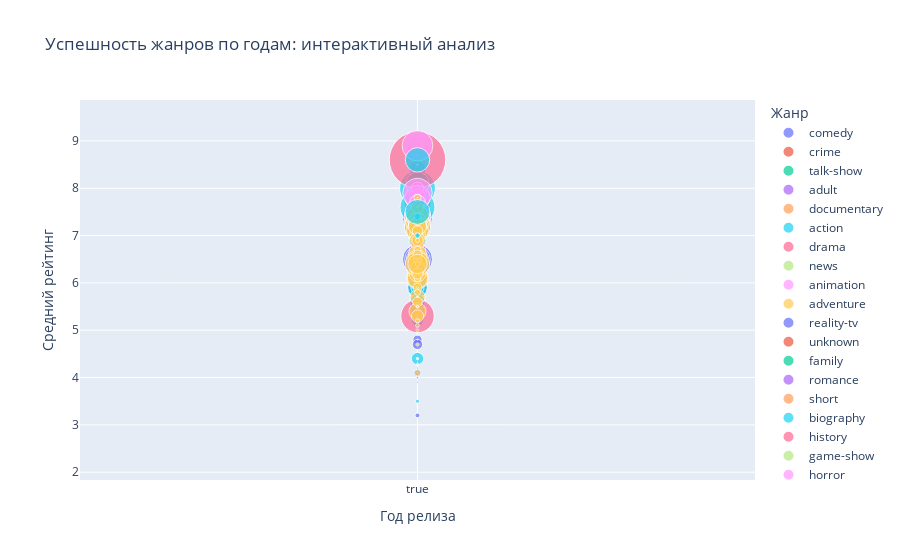

Notebook source saved alongside this figure:
### Code cell
df['release year'] = pd.to_numeric(df['release year'], errors='coerce')
df['averageRating'] = pd.to_numeric(df['averageRating'], errors='coerce')
df['numVotes'] = pd.to_numeric(df['numVotes'], errors='coerce')

# Для красоты: показываем только топ-1 жанр (если их несколько через запятую)
df['main_genre'] = df['genres'].str.split(',').str[0]

fig = px.scatter(
    df,
    x='release year',
    y='averageRating',
    size='numVotes',
    color='main_genre',
    hover_name='primaryTitle',
    title='Успешность жанров по годам: интерактивный анализ',
    labels={
        'release year': 'Год релиза',
        'averageRating': 'Средний рейтинг',
        'numVotes': 'Число голосов',
        'main_genre': 'Жанр'
    },
    size_max=40,
    opacity=0.7
)

fig.update_layout(legend_title_text='Жанр', xaxis=dict(dtick=1))
fig.show()

### Figure 1 — Plotly figure (JSON) as saved in the notebook; plotly's stock layout.template omitted (floating-point values rounded to 4 significant figures)
{"data": [{"hovertemplate": "<b>%{hovertext}</b><br><br>Жанр=comedy<br>Год релиза=%{x}<br>Средний рейтинг=%{y}<br>Число голосов=%{marker.size}<extra></extra>", "hovertext": ["white chicks", "prison break", "once upon a time", "the 100", "narcos", "fearless", "santa clarita diet", "girlboss", "sandy wexler", "new girl", "love", "stranger things", "meet the blacks", "kevin hart: what now?", "don't trust the b---- in apartment 23", "friends with benefits", "friends with benefits", "5 to 7", "lovesick", "flaked", "master of none", "cooper barrett's guide to surviving life", "life in pieces", "easy", "no tomorrow", "win it all", "amy schumer: the leather special", "louis c.k. 2017", "dave chappelle", "almost adults", "the brothers", "come fly with me", "brickleberry", "dope", "november rule", "haters back off", "crazyhead", "little boxes", "deidra & laney rob a train", "hurricane bianca", "lazy eye", "the wedding party", "the wedding party", "nancy drew", "the carrie diaries", "the angriest man in brooklyn", "one day at a time", "better off single", "the matchbreaker", "the waterboy", "10 things i hate about you", "grease", "how to lose a guy in 10 days", "the benchwarmers", "high school musical 2", "coraline", "hannah montana: the movie", "hannah montana: the movie", "hannah montana: the movie", "starstruck", "mean girls 2", "fuller house", "gilmore girls: a year in the life", "the wedding planner", "high school musical", "magic mike", "bloodline", "the crown", "the returned", "luther", "last man standing", "touch", "teenage mutant ninja turtles", "bunks", "the jungle book", "ratchet and clank", "the little rascals", "flubber", "flubber", "tarzan", "lilo & stitch", "alice through the looking glass", "annie", "minions", "worms", "harry and the hendersons", "air bud: world pup", "blank check", "heavyweights", "air bud: spikes back", "d2: the mighty ducks", "dr. dolittle: tail to the chief", "step dogs", "pup star"], "legendgroup": "comedy", "marker": {"color": "#636efa", "opacity": 0.7, "size": [179807, 202, 6, 7, 6, 29, 80485, 20385, 19719, 6, 6, 6, 38279, 10143, 41766, 3545, 410417, 21958, 6, 12882, 77735, 1668, 18304, 15847, 5480, 10439, 10795, 11080, 3164, 3213, 5244, 10500, 6, 6, 913, 6, 5623, 2263, 2139, 7090, 2111, 236, 6, 22074, 29472, 24770, 19261, 877, 2950, 186222, 422179, 316038, 300403, 56849, 69480, 16, 47508, 6, 79, 18521, 26774, 30486, 47989, 90420, 101565, 150502, 6, 6, 6, 12, 7, 6, 132, 969, 6, 19, 59431, 97692, 6, 6, 6, 6, 51729, 6, 6, 39552, 3499, 23238, 32185, 2291, 44551, 3022, 617, 572], "sizemode": "area", "sizeref": 910.4, "symbol": "circle"}, "mode": "markers", "name": "comedy", "orientation": "v", "showlegend": true, "type": "scatter", "x": [true, true, true, true, true, true, true, true, true, true, true, true, true, true, true, true, true, true, true, true, true, true, true, true, true, true, true, true, true, true, true, true, true, true, true, true, true, true, true, true, true, true, true, true, true, true, true, true, true, true, true, true, true, true, true, true, true, true, true, true, true, true, true, true, true, true, true, true, true, true, true, true, true, true, true, true, true, true, true, true, true, true, true, true, true, true, true, true, true, true, true, true, true, true], "xaxis": "x", "y": [5.9, 8.0, 7.8, 7.6, 7.8, 6.1, 7.8, 7.0, 5.2, 7.8, 7.8, 7.8, 4.8, 6.0, 7.3, 6.5, 6.5, 7.1, 7.8, 7.2, 8.2, 6.3, 8.0, 6.9, 7.2, 6.2, 3.2, 7.6, 8.6, 5.6, 6.3, 7.5, 7.8, 7.8, 5.3, 7.8, 7.2, 5.9, 6.0, 5.9, 6.4, 4.9, 8.5, 5.9, 7.0, 5.7, 8.1, 4.4, 5.6, 6.2, 7.4, 7.2, 6.5, 5.6, 5.3, 5.1, 4.7, 7.8, 5.2, 6.1, 4.1, 6.7, 7.5, 5.4, 5.6, 6.1, 7.8, 7.8, 7.8, 7.1, 6.8, 7.8, 7.1, 5.3, 7.8, 6.8, 6.3, 5.3, 7.8, 7.8, 7.8, 7.8, 6.6, 7.8, 7.8, 6.1, 4.5, 5.3, 6.6, 4.0, 6.1, 3.9, 4.5, 4.4], "yaxis": "y"}, {"hovertemplate": "<b>%{hovertext}</b><br><br>Жанр=crime<br>Год релиза=%{x}<br>Средний рейтинг=%{y}<br>Число голосов=%{marker.size}<extra></extra>", "hovertext": ["lucky number slevin", "sherlock", "death note", "white girl", "ingobernable", "only for one night", "no tomorrow", "bordertown", "honeytrap", "step up", "house of cards", "the killing", "bloodline", "hap and leonard", "rosewood"], "legendgroup": "crime", "marker": {"color": "#EF553B", "opacity": 0.7, "size": [333426, 86, 32742, 12218, 3584, 822, 90, 12895, 860, 131010, 23, 6, 28, 8557, 9501], "sizemode": "area", "sizeref": 910.4, "symbol": "circle"}, "mode": "markers", "name": "crime", "orientation": "v", "showlegend": true, "type": "scatter", "x": [true, true, true, true, true, true, true, true, true, true, true, true, true, true, true], "xaxis": "x", "y": [7.7, 7.6, 7.5, 5.7, 7.0, 4.4, 6.3, 7.6, 5.9, 6.5, 9.0, 7.8, 8.2, 7.6, 6.7], "yaxis": "y"}, {"hovertemplate": "<b>%{hovertext}</b><br><br>Жанр=talk-show<br>Год релиза=%{x}<br>Средний рейтинг=%{y}<br>Число голосов=%{marker.size}<extra></extra>", "hovertext": ["how i met your mother", "pretty little liars", "the flash", "glee", "zootopia", "meet the blacks", "finding dory", "friends with benefits", "unbreakable kimmy schmidt", "the carmichael show", "hart of dixie", "fuller house", "the wedding planner", "blow", "magic mike", "skin wars", "the blacklist", "the angry birds movie", "the secret life of pets", "hotel transylvania 2", "the bfg", "the road to el dorado", "the little engine that could", "kronk's new groove"], "legendgroup": "talk-show", "marker": {"color": "#00cc96", "opacity": 0.7, "size": [69, 6, 6, 6, 6, 6, 6, 6, 6, 6, 6, 6, 6, 6, 6, 6, 11, 6, 6, 6, 6, 6, 6, 6], "sizemode": "area", "sizeref": 910.4, "symbol": "circle"}, "mode": "markers", "name": "talk-show", "orientation": "v", "showlegend": true, "type": "scatter", "x": [true, true, true, true, true, true, true, true, true, true, true, true, true, true, true, true, true, true, true, true, true, true, true, true], "xaxis": "x", "y": [8.6, 7.8, 7.8, 7.8, 7.8, 7.8, 7.8, 7.8, 7.8, 7.8, 7.8, 7.8, 7.8, 7.8, 7.8, 7.8, 8.6, 7.8, 7.8, 7.8, 7.8, 7.8, 7.8, 7.8], "yaxis": "y"}, {"hovertemplate": "<b>%{hovertext}</b><br><br>Жанр=adult<br>Год релиза=%{x}<br>Средний рейтинг=%{y}<br>Число голосов=%{marker.size}<extra></extra>", "hovertext": ["supernatural", "friends with benefits", "friends with benefits", "chef's table", "private practice", "lost", "leverage"], "legendgroup": "adult", "marker": {"color": "#ab63fa", "opacity": 0.7, "size": [6, 8, 6, 6, 6, 23, 37], "sizemode": "area", "sizeref": 910.4, "symbol": "circle"}, "mode": "markers", "name": "adult", "orientation": "v", "showlegend": true, "type": "scatter", "x": [true, true, true, true, true, true, true], "xaxis": "x", "y": [7.8, 5.3, 7.8, 7.8, 7.8, 7.1, 2.9], "yaxis": "y"}, {"hovertemplate": "<b>%{hovertext}</b><br><br>Жанр=documentary<br>Год релиза=%{x}<br>Средний рейтинг=%{y}<br>Число голосов=%{marker.size}<extra></extra>", "hovertext": ["supernatural", "arrow", "fearless", "city of god: 10 years later", "how to get away with murder", "love", "kevin hart: what now?", "abstract: the art of design", "hot girls wanted: turned on", "bordertown", "parenthood", "the great gilly hopkins", "heartland", "safe haven", "safe haven", "the night shift", "the night shift", "revenge", "the tudors", "london has fallen", "the fall", "scooby-doo", "bee movie", "kung fu panda", "the little prince", "secret of the wings", "atlantis: the lost empire", "precious puppies", "beary tales"], "legendgroup": "documentary", "marker": {"color": "#FFA15A", "opacity": 0.7, "size": [6, 97, 358, 1562, 15, 6, 6, 6091, 2449, 6, 109, 6, 6, 6, 6, 12, 6, 6, 10, 6, 6, 23, 6, 6, 5, 6, 6, 81, 92], "sizemode": "area", "sizeref": 910.4, "symbol": "circle"}, "mode": "markers", "name": "documentary", "orientation": "v", "showlegend": true, "type": "scatter", "x": [true, true, true, true, true, true, true, true, true, true, true, true, true, true, true, true, true, true, true, true, true, true, true, true, true, true, true, true, true], "xaxis": "x", "y": [7.8, 9.1, 7.1, 6.4, 7.9, 7.8, 7.8, 8.3, 6.6, 7.8, 8.8, 7.8, 7.8, 7.8, 7.8, 8.0, 7.8, 7.8, 8.4, 7.8, 7.8, 3.8, 7.8, 7.8, 8.0, 7.8, 7.8, 6.1, 8.2], "yaxis": "y"}, {"hovertemplate": "<b>%{hovertext}</b><br><br>Жанр=action<br>Год релиза=%{x}<br>Средний рейтинг=%{y}<br>Число голосов=%{marker.size}<extra></extra>", "hovertext": ["breaking bad", "the walking dead", "the do-over", "3%", "sand castle", "pandora", "pandora", "zootopia", "pete's dragon", "the life aquatic with steve zissou", "the brothers", "kubo and the two strings", "twilight", "coraline", "revenge", "home", "london has fallen", "american odyssey", "teenage mutant ninja turtles", "star wars: the clone wars", "star wars: the clone wars", "the super mario bros. super show!", "power rangers zeo", "transformers prime beast hunters: predacons rising", "kong: king of the apes", "marvel super hero adventures: frost fight!", "slugterra: slug fu showdown", "lego dc comics: batman be-leaguered", "power rangers dino charge", "the jungle book", "the angry birds movie", "the iron giant", "beyblade: metal fusion", "ninja turtles: the next mutation", "power rangers super megaforce", "lego bionicle: the journey to one", "buddy thunderstruck", "the deep", "skylanders academy", "tarzan", "the pacifier", "kung fu panda", "kung fu panda", "lab rats", "kung fu panda 3", "spy kids 3: game over", "lego jurassic world: the indominus escape", "cats & dogs", "atlantis: the lost empire", "atlantis: milo's return", "underdogs", "inspector gadget 2"], "legendgroup": "action", "marker": {"color": "#19d3f3", "opacity": 0.7, "size": [6, 404, 54317, 29378, 29302, 6, 9199, 583345, 63183, 216884, 51, 143266, 6, 2537, 6, 6, 176136, 6382, 387, 134178, 77722, 5168, 3369, 2172, 418, 1059, 186, 1711, 1953, 300014, 111580, 246515, 2915, 1895, 58, 254, 569, 1001, 1136, 815, 104258, 553985, 492, 6, 205966, 69252, 1123, 64347, 142314, 12108, 5, 7510], "sizemode": "area", "sizeref": 910.4, "symbol": "circle"}, "mode": "markers", "name": "action", "orientation": "v", "showlegend": true, "type": "scatter", "x": [true, true, true, true, true, true, true, true, true, true, true, true, true, true, true, true, true, true, true, true, true, true, true, true, true, true, true, true, true, true, true, true, true, true, true, true, true, true, true, true, true, true, true, true, true, true, true, true, true, true, true, true], "xaxis": "x", "y": [7.8, 8.1, 5.7, 7.3, 6.3, 7.8, 6.7, 8.0, 6.7, 7.2, 7.5, 7.7, 9.4, 7.6, 7.8, 7.8, 5.9, 7.3, 6.5, 8.4, 5.9, 6.3, 6.5, 7.5, 5.7, 5.1, 6.8, 6.4, 6.5, 7.3, 6.3, 8.1, 6.8, 4.3, 5.8, 5.3, 7.7, 7.8, 6.7, 7.3, 5.6, 7.6, 7.1, 7.8, 7.1, 4.4, 5.7, 5.2, 6.9, 5.0, 8.6, 3.5], "yaxis": "y"}, {"hovertemplate": "<b>%{hovertext}</b><br><br>Жанр=drama<br>Год релиза=%{x}<br>Средний рейтинг=%{y}<br>Число голосов=%{marker.size}<extra></extra>", "hovertext": ["once upon a time", "the hunter", "scream", "fearless", "fearless", "hyena road", "13 reasons why", "13 reasons why", "love", "love", "the oa", "stranger things", "the discovery", "the discovery", "lovesick", "greenleaf", "like cotton twines", "boy bye", "life unexpected", "twilight", "twilight", "heartland", "safe haven", "the night shift", "reign", "revenge", "revenge", "scandal", "trouble with the curve", "home", "lost", "lost", "unconditional", "unconditional", "bloodline", "kurt seyit & sura", "the returned", "the girl in the book", "luther", "touch", "touch", "touch", "crossing lines", "the honorable woman", "rosewood", "limitless", "travelers", "travelers", "jessie", "the little prince", "underdogs", "dolphin tale"], "legendgroup": "drama", "marker": {"color": "#FF6692", "opacity": 0.7, "size": [6, 150, 6, 6, 6, 9638, 329942, 6, 5, 6, 122715, 1456662, 38776, 6, 321, 6394, 80, 439, 15826, 509285, 65, 6, 119284, 6, 26, 708, 6, 6, 70744, 6, 799, 6, 6, 6, 6, 4692, 12331, 4779, 6, 43758, 5, 18, 292, 11881, 6, 6, 2061, 69236, 6, 6, 1234, 26339], "sizemode": "area", "sizeref": 910.4, "symbol": "circle"}, "mode": "markers", "name": "drama", "orientation": "v", "showlegend": true, "type": "scatter", "x": [true, true, true, true, true, true, true, true, true, true, true, true, true, true, true, true, true, true, true, true, true, true, true, true, true, true, true, true, true, true, true, true, true, true, true, true, true, true, true, true, true, true, true, true, true, true, true, true, true, true, true, true], "xaxis": "x", "y": [7.8, 5.8, 7.8, 7.8, 7.8, 6.5, 7.4, 7.8, 8.0, 7.8, 7.8, 8.6, 6.2, 7.8, 4.8, 7.5, 7.8, 5.2, 7.5, 5.3, 7.2, 7.8, 6.7, 7.8, 7.0, 5.7, 7.8, 7.8, 6.8, 7.8, 7.6, 7.8, 7.8, 7.8, 7.8, 7.2, 7.0, 6.1, 7.8, 7.3, 6.6, 6.7, 6.6, 7.9, 7.8, 7.8, 8.1, 8.0, 7.8, 7.8, 5.8, 6.8], "yaxis": "y"}, {"hovertemplate": "<b>%{hovertext}</b><br><br>Жанр=news<br>Год релиза=%{x}<br>Средний рейтинг=%{y}<br>Число голосов=%{marker.size}<extra></extra>", "hovertext": ["once upon a time", "the originals", "marvel's luke cage", "scream", "friends", "bates motel", "pete's dragon", "kubo and the two strings", "trouble with the curve", "power rangers super megaforce", "pup star"], "legendgroup": "news", "marker": {"color": "#B6E880", "opacity": 0.7, "size": [6, 6, 6, 6, 6, 6, 6, 6, 6, 6, 6], "sizemode": "area", "sizeref": 910.4, "symbol": "circle"}, "mode": "markers", "name": "news", "orientation": "v", "showlegend": true, "type": "scatter", "x": [true, true, true, true, true, true, true, true, true, true, true], "xaxis": "x", "y": [7.8, 7.8, 7.8, 7.8, 7.8, 7.8, 7.8, 7.8, 7.8, 7.8, 7.8], "yaxis": "y"}, {"hovertemplate": "<b>%{hovertext}</b><br><br>Жанр=animation<br>Год релиза=%{x}<br>Средний рейтинг=%{y}<br>Число голосов=%{marker.size}<extra></extra>", "hovertext": ["death note", "the hunter", "black mirror", "friends", "sausage party", "the discovery", "skins", "bojack horseman", "bordertown", "baby daddy", "coraline", "charmed", "the crown", "the nightmare before christmas", "bob the builder", "mickey's twice upon a christmas", "little baby bum: nursery rhyme friends", "lilo & stitch 2: stitch has a glitch", "sid the science kid", "word party", "anastasia", "secret of the wings", "fantasia", "jetsons: the movie", "the gruffalo", "hatched", "recess: taking the fifth grade", "the very hungry caterpillar and other stories", "the little engine that could", "monster math squad", "care bears: welcome to care-a-lot", "clifford's puppy days", "zoobabu", "corpse bride"], "legendgroup": "animation", "marker": {"color": "#FF97FF", "opacity": 0.7, "size": [430456, 17, 6, 10, 6, 6, 118, 6, 3369, 7, 285409, 6, 6, 396362, 345, 6478, 57, 20189, 1054, 406, 1030, 15361, 108298, 5954, 8187, 92, 2490, 81, 450, 48, 212, 404, 17, 314888], "sizemode": "area", "sizeref": 910.4, "symbol": "circle"}, "mode": "markers", "name": "animation", "orientation": "v", "showlegend": true, "type": "scatter", "x": [true, true, true, true, true, true, true, true, true, true, true, true, true, true, true, true, true, true, true, true, true, true, true, true, true, true, true, true, true, true, true, true, true, true], "xaxis": "x", "y": [8.9, 7.0, 7.8, 6.2, 7.8, 7.8, 6.5, 7.8, 5.5, 8.7, 7.8, 7.8, 7.8, 7.9, 2.3, 6.4, 6.6, 6.2, 5.5, 5.5, 4.7, 7.0, 7.7, 5.5, 7.5, 5.8, 6.7, 7.5, 5.6, 6.3, 5.4, 6.6, 7.2, 7.4], "yaxis": "y"}, {"hovertemplate": "<b>%{hovertext}</b><br><br>Жанр=adventure<br>Год релиза=%{x}<br>Средний рейтинг=%{y}<br>Число голосов=%{marker.size}<extra></extra>", "hovertext": ["the hunter", "parks and recreation", "finding dory", "sausage party", "dope", "home", "scooby-doo", "scooby-doo", "chicken little", "we're back! a dinosaur's story", "oscar's oasis", "thomas & friends: king of the railway", "agent f.o.x.", "thunder and the house of magic", "the secret life of pets", "tad: the lost explorer", "tarzan", "the emperor's new groove", "the emperor's new groove", "lilo & stitch", "scooby-doo 2: monsters unleashed", "bee movie", "hotel transylvania 2", "open season: scared silly", "the land before time xiv: journey of the brave", "alice through the looking glass", "ask the storybots", "antz", "chicken run", "beverly hills chihuahua 3: viva la fiesta!", "paddington", "minions", "the little prince", "cool runnings", "homeward bound: the incredible journey", "anastasia", "curious george", "curious george", "curious george", "walt disney animation studios short films collection", "the bfg", "babe: pig in the city", "the prince of egypt", "paulie", "the road to el dorado", "an american tail", "pooh's grand adventure: the search for christopher robin", "ferngully 2: the magical rescue", "balto", "the brave little toaster goes to mars", "the brave little toaster to the rescue", "an american tail: the mystery of the night monster", "an american tail: fievel goes west", "the last unicorn", "brother bear 2", "the fox and the hound 2", "a monster in paris", "ernest & celestine", "jack and the cuckoo-clock heart", "axel: the biggest little hero", "the boxcar children", "pet pals in windland", "quackerz", "ferngully: the last rainforest", "the lizzie mcguire movie", "the hero of color city", "delhi safari", "ribbit", "worms", "atlantis: the lost empire", "tarzan & jane", "winnie the pooh: springtime with roo", "pooh's heffalump movie", "kronk's new groove", "underdogs", "yellowbird", "mr. magoo", "baby's day out", "honey, i shrunk the kids", "air buddies", "dolphin tale"], "legendgroup": "adventure", "marker": {"color": "#FECB52", "opacity": 0.7, "size": [42119, 11, 321224, 220284, 90732, 116969, 133552, 12, 105492, 16730, 981, 388, 303, 7706, 228314, 9544, 260404, 238976, 220, 232861, 69102, 189756, 153714, 4283, 1016, 129712, 1126, 168047, 219747, 2650, 148420, 274391, 69316, 118352, 53641, 142369, 18940, 4198, 47, 952, 96843, 36796, 155638, 16900, 114497, 60188, 7099, 1817, 50268, 1906, 1957, 1518, 29448, 31632, 21809, 6441, 23547, 23401, 7829, 159, 670, 92, 757, 35943, 43715, 791, 2086, 777, 237, 165, 7968, 2850, 8950, 17100, 10808, 1930, 16610, 58426, 172513, 4588, 6], "sizemode": "area", "sizeref": 910.4, "symbol": "circle"}, "mode": "markers", "name": "adventure", "orientation": "v", "showlegend": true, "type": "scatter", "x": [true, true, true, true, true, true, true, true, true, true, true, true, true, true, true, true, true, true, true, true, true, true, true, true, true, true, true, true, true, true, true, true, true, true, true, true, true, true, true, true, true, true, true, true, true, true, true, true, true, true, true, true, true, true, true, true, true, true, true, true, true, true, true, true, true, true, true, true, true, true, true, true, true, true, true, true, true, true, true, true, true], "xaxis": "x", "y": [6.7, 8.2, 7.2, 6.1, 7.2, 6.5, 5.4, 5.4, 5.7, 6.0, 7.3, 6.3, 3.1, 6.2, 6.5, 5.9, 7.3, 7.4, 7.5, 7.4, 5.3, 6.1, 6.6, 5.0, 5.7, 6.2, 8.5, 6.5, 7.1, 4.4, 7.3, 6.4, 7.6, 7.0, 7.0, 7.2, 6.5, 7.2, 6.3, 7.6, 6.3, 5.9, 7.2, 6.5, 6.9, 6.9, 7.0, 4.4, 7.1, 5.5, 6.1, 5.7, 6.5, 7.3, 6.1, 5.1, 6.7, 7.8, 6.9, 4.4, 6.5, 5.9, 4.3, 6.6, 5.6, 3.9, 5.5, 4.1, 4.8, 6.6, 5.2, 6.3, 6.4, 5.8, 6.4, 5.5, 4.1, 6.2, 6.4, 4.7, 7.8], "yaxis": "y"}, {"hovertemplate": "<b>%{hovertext}</b><br><br>Жанр=reality-tv<br>Год релиза=%{x}<br>Средний рейтинг=%{y}<br>Число голосов=%{marker.size}<extra></extra>", "hovertext": ["3%", "cheer squad", "the l word", "bitten", "chicken little", "jessie"], "legendgroup": "reality-tv", "marker": {"color": "#636efa", "opacity": 0.7, "size": [6, 180, 14, 6, 6, 6], "sizemode": "area", "sizeref": 910.4, "symbol": "circle"}, "mode": "markers", "name": "reality-tv", "orientation": "v", "showlegend": true, "type": "scatter", "x": [true, true, true, true, true, true], "xaxis": "x", "y": [7.8, 7.2, 5.3, 7.8, 7.8, 7.8], "yaxis": "y"}, {"hovertemplate": "<b>%{hovertext}</b><br><br>Жанр=unknown<br>Год релиза=%{x}<br>Средний рейтинг=%{y}<br>Число голосов=%{marker.size}<extra></extra>", "hovertext": ["pandora", "chelsea", "no tomorrow", "starstruck", "bloodline", "we're back! a dinosaur's story"], "legendgroup": "unknown", "marker": {"color": "#EF553B", "opacity": 0.7, "size": [6, 6, 6, 6, 6, 6], "sizemode": "area", "sizeref": 910.4, "symbol": "circle"}, "mode": "markers", "name": "unknown", "orientation": "v", "showlegend": true, "type": "scatter", "x": [true, true, true, true, true, true], "xaxis": "x", "y": [7.8, 7.8, 7.8, 7.8, 7.8, 7.8], "yaxis": "y"}, {"hovertemplate": "<b>%{hovertext}</b><br><br>Жанр=family<br>Год релиза=%{x}<br>Средний рейтинг=%{y}<br>Число голосов=%{marker.size}<extra></extra>", "hovertext": ["friends", "cars toons: mater's tall tales", "super buddies", "my animal friends", "flicka 2", "russell madness", "russell madness"], "legendgroup": "family", "marker": {"color": "#00cc96", "opacity": 0.7, "size": [6, 14, 2039, 6, 1891, 762, 6], "sizemode": "area", "sizeref": 910.4, "symbol": "circle"}, "mode": "markers", "name": "family", "orientation": "v", "showlegend": true, "type": "scatter", "x": [true, true, true, true, true, true, true], "xaxis": "x", "y": [7.8, 6.8, 4.2, 7.8, 5.9, 4.3, 7.8], "yaxis": "y"}, {"hovertemplate": "<b>%{hovertext}</b><br><br>Жанр=romance<br>Год релиза=%{x}<br>Средний рейтинг=%{y}<br>Число голосов=%{marker.size}<extra></extra>", "hovertext": ["love", "the deep"], "legendgroup": "romance", "marker": {"color": "#ab63fa", "opacity": 0.7, "size": [6, 6], "sizemode": "area", "sizeref": 910.4, "symbol": "circle"}, "mode": "markers", "name": "romance", "orientation": "v", "showlegend": true, "type": "scatter", "x": [true, true], "xaxis": "x", "y": [7.8, 7.8], "yaxis": "y"}, {"hovertemplate": "<b>%{hovertext}</b><br><br>Жанр=short<br>Год релиза=%{x}<br>Средний рейтинг=%{y}<br>Число голосов=%{marker.size}<extra></extra>", "hovertext": ["easy", "dope", "one day at a time", "home", "lost", "dexter"], "legendgroup": "short", "marker": {"color": "#FFA15A", "opacity": 0.7, "size": [6, 6, 6, 6, 16, 25], "sizemode": "area", "sizeref": 910.4, "symbol": "circle"}, "mode": "markers", "name": "short", "orientation": "v", "showlegend": true, "type": "scatter", "x": [true, true, true, true, true, true], "xaxis": "x", "y": [7.8, 7.8, 7.8, 7.8, 9.4, 5.9], "yaxis": "y"}, {"hovertemplate": "<b>%{hovertext}</b><br><br>Жанр=biography<br>Год релиза=%{x}<br>Средний рейтинг=%{y}<br>Число голосов=%{marker.size}<extra></extra>", "hovertext": ["queen of katwe", "blow", "home", "unconditional", "the crown", "the fall", "aquarius"], "legendgroup": "biography", "marker": {"color": "#19d3f3", "opacity": 0.7, "size": [19445, 282536, 6, 5050, 271285, 222, 13834], "sizemode": "area", "sizeref": 910.4, "symbol": "circle"}, "mode": "markers", "name": "biography", "orientation": "v", "showlegend": true, "type": "scatter", "x": [true, true, true, true, true, true, true], "xaxis": "x", "y": [7.4, 7.5, 7.8, 7.0, 8.6, 7.8, 7.0], "yaxis": "y"}, {"hovertemplate": "<b>%{hovertext}</b><br><br>Жанр=history<br>Год релиза=%{x}<br>Средний рейтинг=%{y}<br>Число голосов=%{marker.size}<extra></extra>", "hovertext": ["one day at a time"], "legendgroup": "history", "marker": {"color": "#FF6692", "opacity": 0.7, "size": [6], "sizemode": "area", "sizeref": 910.4, "symbol": "circle"}, "mode": "markers", "name": "history", "orientation": "v", "showlegend": true, "type": "scatter", "x": [true], "xaxis": "x", "y": [7.8], "yaxis": "y"}, {"hovertemplate": "<b>%{hovertext}</b><br><br>Жанр=game-show<br>Год релиза=%{x}<br>Средний рейтинг=%{y}<br>Число голосов=%{marker.size}<extra></extra>", "hovertext": ["slam", "kung fu panda 3"], "legendgroup": "game-show", "marker": {"color": "#B6E880", "opacity": 0.7, "size": [6, 10], "sizemode": "area", "sizeref": 910.4, "symbol": "circle"}, "mode": "markers", "name": "game-show", "orientation": "v", "showlegend": true, "type": "scatter", "x": [true, true], "xaxis": "x", "y": [7.8, 6.5], "yaxis": "y"}, {"hovertemplate": "<b>%{hovertext}</b><br><br>Жанр=horror<br>Год релиза=%{x}<br>Средний рейтинг=%{y}<br>Число голосов=%{marker.size}<extra></extra>", "hovertext": ["bones", "bitten", "last man standing", "the fall"], "legendgroup": "horror", "marker": {"color": "#FF97FF", "opacity": 0.7, "size": [6, 6, 6, 6], "sizemode": "area", "sizeref": 910.4, "symbol": "circle"}, "mode": "markers", "name": "horror", "orientation": "v", "showlegend": true, "type": "scatter", "x": [true, true, true, true], "xaxis": "x", "y": [7.8, 7.8, 7.8, 7.8], "yaxis": "y"}], "layout": {"legend": {"itemsizing": "constant", "title": {"text": "Жанр"}, "tracegroupgap": 0}, "title": {"text": "Успешность жанров по годам: интерактивный анализ"}, "xaxis": {"anchor": "y", "domain": [0, 1], "dtick": 1, "title": {"text": "Год релиза"}}, "yaxis": {"anchor": "x", "domain": [0, 1], "title": {"text": "Средний рейтинг"}}}}
